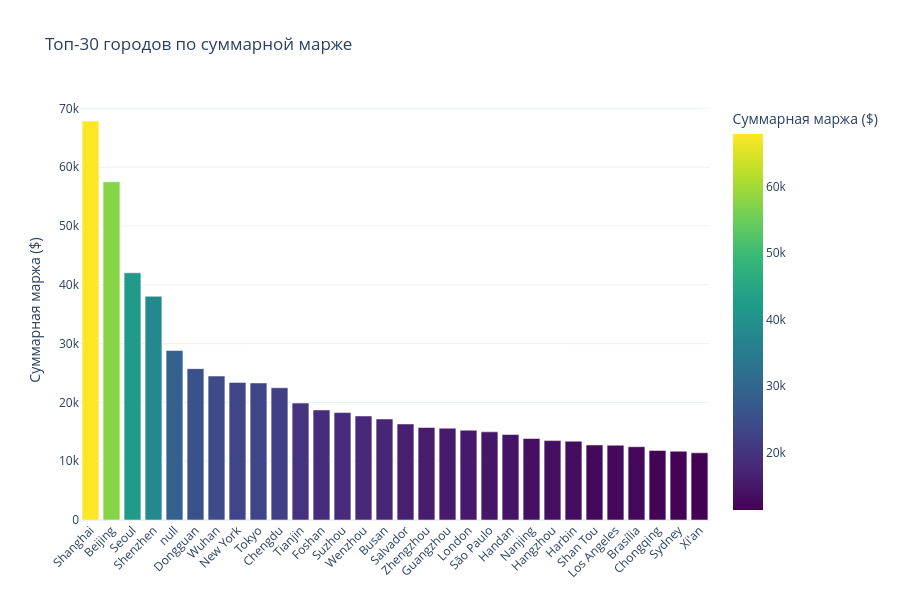

The notebook cell this image was saved under:
### Code cell
import polars as pl
import plotly.express as px

# 1. Агрегация данных по городам
# 1. Агрегация данных по городам (Корректная версия)
city_distribution = (
    orders_scan
    # УДАЛЕНО: расчет margin через sale_price и cost
    .group_by("city")
    .agg(pl.col("margin").sum().alias("total_margin"))
    .filter(pl.col("city").is_not_null())
    .sort("total_margin", descending=True)
    .collect()
)

# 2. Визуализация распределения (Топ-30 городов)
top_n = 30
fig = px.bar(
    city_distribution.head(top_n).to_pandas(),
    x="city",
    y="total_margin",
    color="total_margin",
    title=f"Топ-{top_n} городов по суммарной марже",
    labels={"city": "Город", "total_margin": "Суммарная маржа ($)"},
    color_continuous_scale="Viridis"
)

fig.update_layout(
    xaxis_tickangle=-45,
    xaxis_title=None,
    height=600,
    template="plotly_white"
)

fig.show()

# 3. Анализ концентрации (Принцип Парето)
total_margin_sum = city_distribution["total_margin"].sum()
top_10_sum = city_distribution["total_margin"].head(10).sum()

print(f"Общая маржа по всем городам: {total_margin_sum:,.2f}")
print(f"Доля топ-10 городов в общей марже: {(top_10_sum / total_margin_sum):.1%}")

### Figure 1 — Plotly figure (JSON) as saved in the notebook; plotly's stock layout.template omitted (floating-point values rounded to 4 significant figures)
{"data": [{"hovertemplate": "Город=%{x}<br>Суммарная маржа ($)=%{marker.color}<extra></extra>", "legendgroup": "", "marker": {"color": [67850.0, 57520.0, 42040.0, 38040.0, 28820.0, 25740.0, 24480.0, 23400.0, 23300.0, 22490.0, 19880.0, 18710.0, 18260.0, 17690.0, 17180.0, 16330.0, 15740.0, 15610.0, 15270.0, 14990.0, 14540.0, 13870.0, 13500.0, 13400.0, 12760.0, 12710.0, 12460.0, 11830.0, 11700.0, 11420.0], "coloraxis": "coloraxis", "pattern": {"shape": ""}}, "name": "", "orientation": "v", "showlegend": false, "textposition": "auto", "type": "bar", "x": ["Shanghai", "Beijing", "Seoul", "Shenzhen", "null", "Dongguan", "Wuhan", "New York", "Tokyo", "Chengdu", "Tianjin", "Foshan", "Suzhou", "Wenzhou", "Busan", "Salvador", "Zhengzhou", "Guangzhou", "London", "São Paulo", "Handan", "Nanjing", "Hangzhou", "Harbin", "Shan Tou", "Los Angeles", "Brasília", "Chongqing", "Sydney", "Xi'an"], "xaxis": "x", "y": [67850.0, 57520.0, 42040.0, 38040.0, 28820.0, 25740.0, 24480.0, 23400.0, 23300.0, 22490.0, 19880.0, 18710.0, 18260.0, 17690.0, 17180.0, 16330.0, 15740.0, 15610.0, 15270.0, 14990.0, 14540.0, 13870.0, 13500.0, 13400.0, 12760.0, 12710.0, 12460.0, 11830.0, 11700.0, 11420.0], "yaxis": "y"}], "layout": {"barmode": "relative", "coloraxis": {"colorbar": {"title": {"text": "Суммарная маржа ($)"}}, "colorscale": [[0, "#440154"], [0.1111, "#482878"], [0.2222, "#3e4989"], [0.3333, "#31688e"], [0.4444, "#26828e"], [0.5556, "#1f9e89"], [0.6667, "#35b779"], [0.7778, "#6ece58"], [0.8889, "#b5de2b"], [1, "#fde725"]]}, "height": 600, "legend": {"tracegroupgap": 0}, "title": {"text": "Топ-30 городов по суммарной марже"}, "xaxis": {"anchor": "y", "domain": [0, 1], "tickangle": -45, "title": {}}, "yaxis": {"anchor": "x", "domain": [0, 1], "title": {"text": "Суммарная маржа ($)"}}}}
